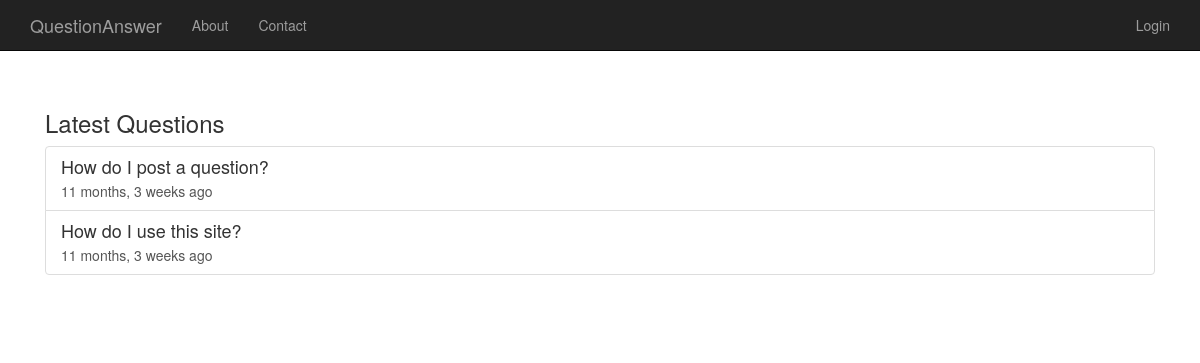
The page /QuestionAnswer/ on the database as committed earlier.
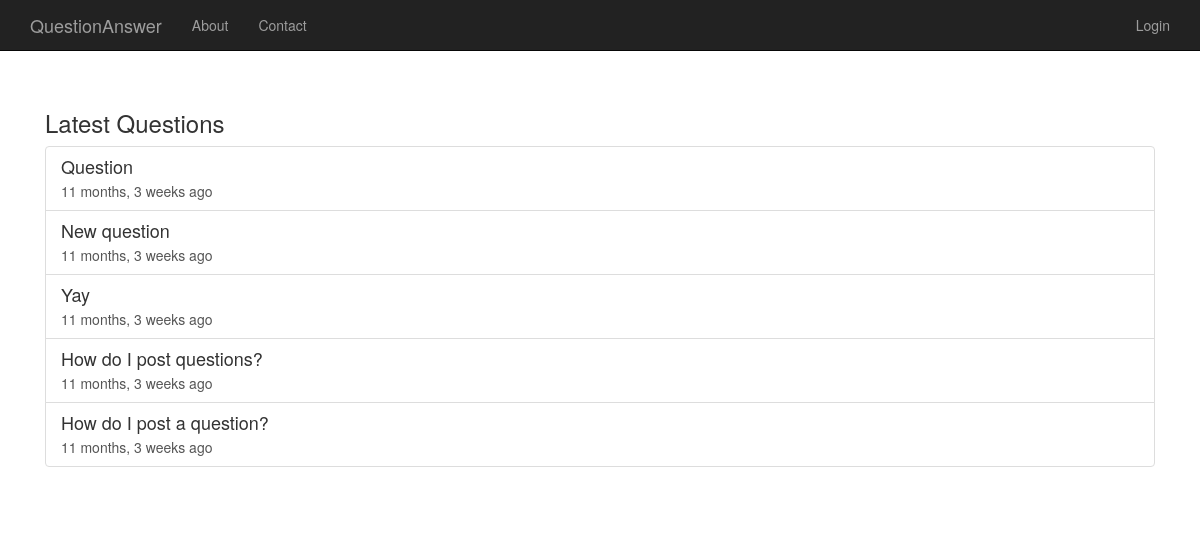
The same page on the database as committed later.
### QuestionAnswer/models.py (models this page shows, shortened)
class Question(models.Model):
	question_text = models.CharField(max_length=100)
	pub_date = models.DateTimeField('date posted')

### QuestionAnswer/views.py (the view)
class IndexView(generic.ListView):
	template_name = 'QuestionAnswer/index.html'
	context_object_name = 'latest_questions'
	def get_queryset(self):
		return Question.objects.order_by('-pub_date')[:5]

### QuestionAnswer/templates/QuestionAnswer/index.html
{% extends "base.html" %}
{% load humanize %}
{% block content %}
{% include "_latest_questions.html" %}
{% endblock %}

### QuestionAnswer/templates/_latest_questions.html
{% load humanize %}
<h3>Latest Questions</h3>
{% if latest_questions %}
        <div class="list-group">
        {% for question in latest_questions %}
        <a href="{% url 'QuestionAnswer:detail' question.id  %}" class="list-group-item">
                <h4 class="list-group-item-heading">{{ question.question_text }}</h2>
                <p class="list-group-item-text">{{ question.pub_date|naturaltime }}</p>
        </a>
        {% endfor %}
        </div>
{% else %}
        <p>No questions yet. Post one now!</p>
{% endif %}

Rows that differ between the two databases and show on the page:
no longer on this page (row edited): Question: question_text "How do I use this site?", pub_date "11 months, 3 weeks ago"
added Question: question_text "Question", pub_date "11 months, 3 weeks ago"
added Question: question_text "New question", pub_date "11 months, 3 weeks ago"
added Question: question_text "Yay", pub_date "11 months, 3 weeks ago"
added Question: question_text "How do I post questions?", pub_date "11 months, 3 weeks ago"
